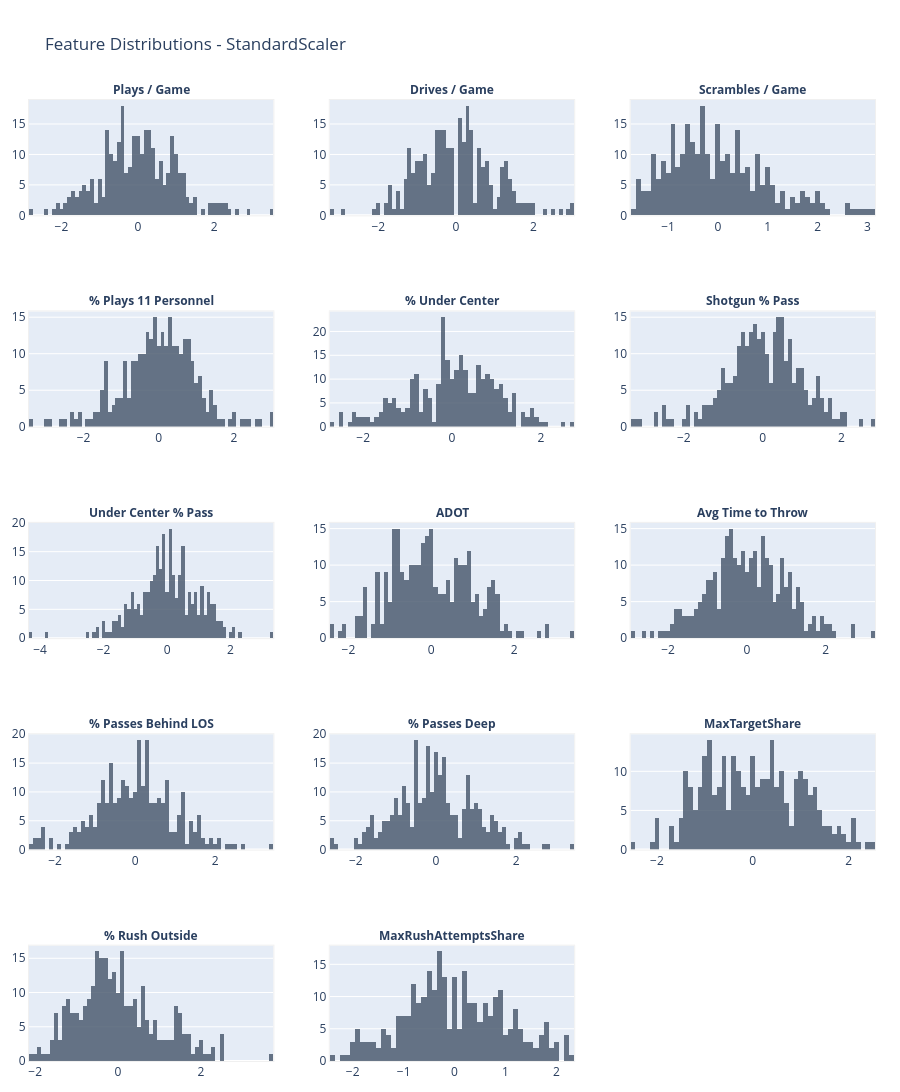
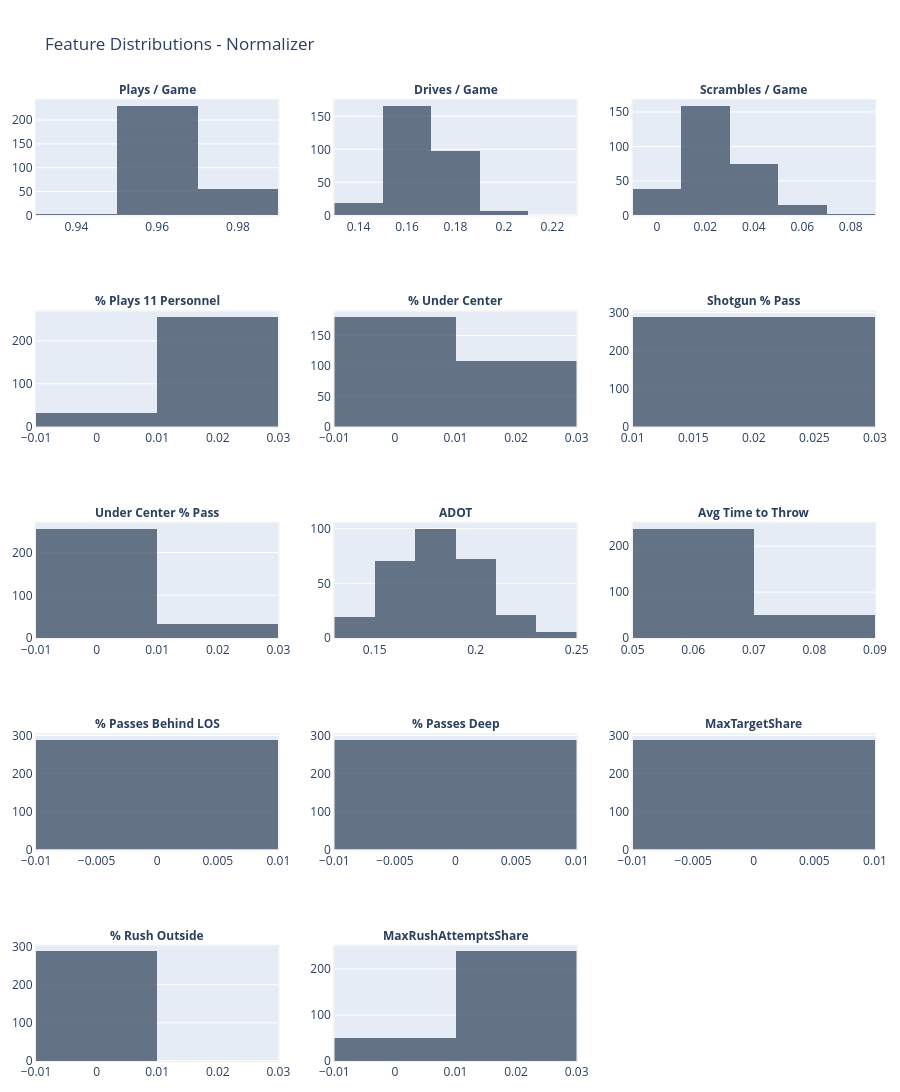

Here is the notebook cell these charts were saved with, in order:
### Code cell
''' Distributions After Processing '''

# StandardScaler
fig = feature_distributions(scaled_data_df, FEATURES_FINAL)
fig.update_layout(title_text='Feature Distributions - StandardScaler')
fig.show()

# Normalizer
fig = feature_distributions(normalized_data_df, FEATURES_FINAL)
fig.update_layout(title_text='Feature Distributions - Normalizer')
fig.show()

### Figure 1 — Plotly figure (JSON) as saved in the notebook; plotly's stock layout.template omitted (floating-point values rounded to 4 significant figures; data arrays with more than 128 entries replaced by an {"elided": "..."} marker saying what was removed)
{"data": [{"bingroup": "x", "hovertemplate": "x=%{x}<br>count=%{y}<extra></extra>", "legendgroup": "", "marker": {"color": "#44546a", "opacity": 0.8, "pattern": {"shape": ""}}, "name": "", "orientation": "v", "showlegend": false, "type": "histogram", "x": {"elided": "288 float values"}, "xaxis": "x", "yaxis": "y"}, {"bingroup": "x", "hovertemplate": "x=%{x}<br>count=%{y}<extra></extra>", "legendgroup": "", "marker": {"color": "#44546a", "opacity": 0.8, "pattern": {"shape": ""}}, "name": "", "orientation": "v", "showlegend": false, "type": "histogram", "x": {"elided": "288 float values"}, "xaxis": "x2", "yaxis": "y2"}, {"bingroup": "x", "hovertemplate": "x=%{x}<br>count=%{y}<extra></extra>", "legendgroup": "", "marker": {"color": "#44546a", "opacity": 0.8, "pattern": {"shape": ""}}, "name": "", "orientation": "v", "showlegend": false, "type": "histogram", "x": {"elided": "288 float values"}, "xaxis": "x3", "yaxis": "y3"}, {"bingroup": "x", "hovertemplate": "x=%{x}<br>count=%{y}<extra></extra>", "legendgroup": "", "marker": {"color": "#44546a", "opacity": 0.8, "pattern": {"shape": ""}}, "name": "", "orientation": "v", "showlegend": false, "type": "histogram", "x": {"elided": "288 float values"}, "xaxis": "x4", "yaxis": "y4"}, {"bingroup": "x", "hovertemplate": "x=%{x}<br>count=%{y}<extra></extra>", "legendgroup": "", "marker": {"color": "#44546a", "opacity": 0.8, "pattern": {"shape": ""}}, "name": "", "orientation": "v", "showlegend": false, "type": "histogram", "x": {"elided": "288 float values"}, "xaxis": "x5", "yaxis": "y5"}, {"bingroup": "x", "hovertemplate": "x=%{x}<br>count=%{y}<extra></extra>", "legendgroup": "", "marker": {"color": "#44546a", "opacity": 0.8, "pattern": {"shape": ""}}, "name": "", "orientation": "v", "showlegend": false, "type": "histogram", "x": {"elided": "288 float values"}, "xaxis": "x6", "yaxis": "y6"}, {"bingroup": "x", "hovertemplate": "x=%{x}<br>count=%{y}<extra></extra>", "legendgroup": "", "marker": {"color": "#44546a", "opacity": 0.8, "pattern": {"shape": ""}}, "name": "", "orientation": "v", "showlegend": false, "type": "histogram", "x": {"elided": "288 float values"}, "xaxis": "x7", "yaxis": "y7"}, {"bingroup": "x", "hovertemplate": "x=%{x}<br>count=%{y}<extra></extra>", "legendgroup": "", "marker": {"color": "#44546a", "opacity": 0.8, "pattern": {"shape": ""}}, "name": "", "orientation": "v", "showlegend": false, "type": "histogram", "x": {"elided": "288 float values"}, "xaxis": "x8", "yaxis": "y8"}, {"bingroup": "x", "hovertemplate": "x=%{x}<br>count=%{y}<extra></extra>", "legendgroup": "", "marker": {"color": "#44546a", "opacity": 0.8, "pattern": {"shape": ""}}, "name": "", "orientation": "v", "showlegend": false, "type": "histogram", "x": {"elided": "288 float values"}, "xaxis": "x9", "yaxis": "y9"}, {"bingroup": "x", "hovertemplate": "x=%{x}<br>count=%{y}<extra></extra>", "legendgroup": "", "marker": {"color": "#44546a", "opacity": 0.8, "pattern": {"shape": ""}}, "name": "", "orientation": "v", "showlegend": false, "type": "histogram", "x": {"elided": "288 float values"}, "xaxis": "x10", "yaxis": "y10"}, {"bingroup": "x", "hovertemplate": "x=%{x}<br>count=%{y}<extra></extra>", "legendgroup": "", "marker": {"color": "#44546a", "opacity": 0.8, "pattern": {"shape": ""}}, "name": "", "orientation": "v", "showlegend": false, "type": "histogram", "x": {"elided": "288 float values"}, "xaxis": "x11", "yaxis": "y11"}, {"bingroup": "x", "hovertemplate": "x=%{x}<br>count=%{y}<extra></extra>", "legendgroup": "", "marker": {"color": "#44546a", "opacity": 0.8, "pattern": {"shape": ""}}, "name": "", "orientation": "v", "showlegend": false, "type": "histogram", "x": {"elided": "288 float values"}, "xaxis": "x12", "yaxis": "y12"}, {"bingroup": "x", "hovertemplate": "x=%{x}<br>count=%{y}<extra></extra>", "legendgroup": "", "marker": {"color": "#44546a", "opacity": 0.8, "pattern": {"shape": ""}}, "name": "", "orientation": "v", "showlegend": false, "type": "histogram", "x": {"elided": "288 float values"}, "xaxis": "x13", "yaxis": "y13"}, {"bingroup": "x", "hovertemplate": "x=%{x}<br>count=%{y}<extra></extra>", "legendgroup": "", "marker": {"color": "#44546a", "opacity": 0.8, "pattern": {"shape": ""}}, "name": "", "orientation": "v", "showlegend": false, "type": "histogram", "x": {"elided": "288 float values"}, "xaxis": "x14", "yaxis": "y14"}], "layout": {"annotations": [{"font": {"size": 12, "weight": "bold"}, "showarrow": false, "text": "Plays / Game", "x": 0.1444, "xanchor": "center", "xref": "paper", "y": 1, "yanchor": "bottom", "yref": "paper"}, {"font": {"size": 12, "weight": "bold"}, "showarrow": false, "text": "Drives / Game", "x": 0.5, "xanchor": "center", "xref": "paper", "y": 1, "yanchor": "bottom", "yref": "paper"}, {"font": {"size": 12, "weight": "bold"}, "showarrow": false, "text": "Scrambles / Game", "x": 0.8556, "xanchor": "center", "xref": "paper", "y": 1, "yanchor": "bottom", "yref": "paper"}, {"font": {"size": 12, "weight": "bold"}, "showarrow": false, "text": "% Plays 11 Personnel", "x": 0.1444, "xanchor": "center", "xref": "paper", "y": 0.78, "yanchor": "bottom", "yref": "paper"}, {"font": {"size": 12, "weight": "bold"}, "showarrow": false, "text": "% Under Center", "x": 0.5, "xanchor": "center", "xref": "paper", "y": 0.78, "yanchor": "bottom", "yref": "paper"}, {"font": {"size": 12, "weight": "bold"}, "showarrow": false, "text": "Shotgun % Pass", "x": 0.8556, "xanchor": "center", "xref": "paper", "y": 0.78, "yanchor": "bottom", "yref": "paper"}, {"font": {"size": 12, "weight": "bold"}, "showarrow": false, "text": "Under Center % Pass", "x": 0.1444, "xanchor": "center", "xref": "paper", "y": 0.56, "yanchor": "bottom", "yref": "paper"}, {"font": {"size": 12, "weight": "bold"}, "showarrow": false, "text": "ADOT", "x": 0.5, "xanchor": "center", "xref": "paper", "y": 0.56, "yanchor": "bottom", "yref": "paper"}, {"font": {"size": 12, "weight": "bold"}, "showarrow": false, "text": "Avg Time to Throw", "x": 0.8556, "xanchor": "center", "xref": "paper", "y": 0.56, "yanchor": "bottom", "yref": "paper"}, {"font": {"size": 12, "weight": "bold"}, "showarrow": false, "text": "% Passes Behind LOS", "x": 0.1444, "xanchor": "center", "xref": "paper", "y": 0.34, "yanchor": "bottom", "yref": "paper"}, {"font": {"size": 12, "weight": "bold"}, "showarrow": false, "text": "% Passes Deep", "x": 0.5, "xanchor": "center", "xref": "paper", "y": 0.34, "yanchor": "bottom", "yref": "paper"}, {"font": {"size": 12, "weight": "bold"}, "showarrow": false, "text": "MaxTargetShare", "x": 0.8556, "xanchor": "center", "xref": "paper", "y": 0.34, "yanchor": "bottom", "yref": "paper"}, {"font": {"size": 12, "weight": "bold"}, "showarrow": false, "text": "% Rush Outside", "x": 0.1444, "xanchor": "center", "xref": "paper", "y": 0.12, "yanchor": "bottom", "yref": "paper"}, {"font": {"size": 12, "weight": "bold"}, "showarrow": false, "text": "MaxRushAttemptsShare", "x": 0.5, "xanchor": "center", "xref": "paper", "y": 0.12, "yanchor": "bottom", "yref": "paper"}], "height": 1200, "margin": {"b": 25, "l": 25, "r": 25, "t": 100}, "title": {"text": "Feature Distributions - StandardScaler"}, "width": 900, "xaxis": {"anchor": "y", "domain": [0, 0.2889], "linecolor": "#f0f0f0", "mirror": true}, "xaxis10": {"anchor": "y10", "domain": [0, 0.2889], "linecolor": "#f0f0f0", "mirror": true}, "xaxis11": {"anchor": "y11", "domain": [0.3556, 0.6444], "linecolor": "#f0f0f0", "mirror": true}, "xaxis12": {"anchor": "y12", "domain": [0.7111, 1], "linecolor": "#f0f0f0", "mirror": true}, "xaxis13": {"anchor": "y13", "domain": [0, 0.2889], "linecolor": "#f0f0f0", "mirror": true}, "xaxis14": {"anchor": "y14", "domain": [0.3556, 0.6444], "linecolor": "#f0f0f0", "mirror": true}, "xaxis15": {"anchor": "y15", "domain": [0.7111, 1], "linecolor": "#f0f0f0", "mirror": true}, "xaxis2": {"anchor": "y2", "domain": [0.3556, 0.6444], "linecolor": "#f0f0f0", "mirror": true}, "xaxis3": {"anchor": "y3", "domain": [0.7111, 1], "linecolor": "#f0f0f0", "mirror": true}, "xaxis4": {"anchor": "y4", "domain": [0, 0.2889], "linecolor": "#f0f0f0", "mirror": true}, "xaxis5": {"anchor": "y5", "domain": [0.3556, 0.6444], "linecolor": "#f0f0f0", "mirror": true}, "xaxis6": {"anchor": "y6", "domain": [0.7111, 1], "linecolor": "#f0f0f0", "mirror": true}, "xaxis7": {"anchor": "y7", "domain": [0, 0.2889], "linecolor": "#f0f0f0", "mirror": true}, "xaxis8": {"anchor": "y8", "domain": [0.3556, 0.6444], "linecolor": "#f0f0f0", "mirror": true}, "xaxis9": {"anchor": "y9", "domain": [0.7111, 1], "linecolor": "#f0f0f0", "mirror": true}, "yaxis": {"anchor": "x", "domain": [0.88, 1], "linecolor": "#f0f0f0", "mirror": true}, "yaxis10": {"anchor": "x10", "domain": [0.22, 0.34], "linecolor": "#f0f0f0", "mirror": true}, "yaxis11": {"anchor": "x11", "domain": [0.22, 0.34], "linecolor": "#f0f0f0", "mirror": true}, "yaxis12": {"anchor": "x12", "domain": [0.22, 0.34], "linecolor": "#f0f0f0", "mirror": true}, "yaxis13": {"anchor": "x13", "domain": [0, 0.12], "linecolor": "#f0f0f0", "mirror": true}, "yaxis14": {"anchor": "x14", "domain": [0, 0.12], "linecolor": "#f0f0f0", "mirror": true}, "yaxis15": {"anchor": "x15", "domain": [0, 0.12], "linecolor": "#f0f0f0", "mirror": true}, "yaxis2": {"anchor": "x2", "domain": [0.88, 1], "linecolor": "#f0f0f0", "mirror": true}, "yaxis3": {"anchor": "x3", "domain": [0.88, 1], "linecolor": "#f0f0f0", "mirror": true}, "yaxis4": {"anchor": "x4", "domain": [0.66, 0.78], "linecolor": "#f0f0f0", "mirror": true}, "yaxis5": {"anchor": "x5", "domain": [0.66, 0.78], "linecolor": "#f0f0f0", "mirror": true}, "yaxis6": {"anchor": "x6", "domain": [0.66, 0.78], "linecolor": "#f0f0f0", "mirror": true}, "yaxis7": {"anchor": "x7", "domain": [0.44, 0.56], "linecolor": "#f0f0f0", "mirror": true}, "yaxis8": {"anchor": "x8", "domain": [0.44, 0.56], "linecolor": "#f0f0f0", "mirror": true}, "yaxis9": {"anchor": "x9", "domain": [0.44, 0.56], "linecolor": "#f0f0f0", "mirror": true}}}

### Figure 2 — Plotly figure (JSON) as saved in the notebook; plotly's stock layout.template omitted (floating-point values rounded to 4 significant figures; data arrays with more than 128 entries replaced by an {"elided": "..."} marker saying what was removed)
{"data": [{"bingroup": "x", "hovertemplate": "x=%{x}<br>count=%{y}<extra></extra>", "legendgroup": "", "marker": {"color": "#44546a", "opacity": 0.8, "pattern": {"shape": ""}}, "name": "", "orientation": "v", "showlegend": false, "type": "histogram", "x": {"elided": "288 float values"}, "xaxis": "x", "yaxis": "y"}, {"bingroup": "x", "hovertemplate": "x=%{x}<br>count=%{y}<extra></extra>", "legendgroup": "", "marker": {"color": "#44546a", "opacity": 0.8, "pattern": {"shape": ""}}, "name": "", "orientation": "v", "showlegend": false, "type": "histogram", "x": {"elided": "288 float values"}, "xaxis": "x2", "yaxis": "y2"}, {"bingroup": "x", "hovertemplate": "x=%{x}<br>count=%{y}<extra></extra>", "legendgroup": "", "marker": {"color": "#44546a", "opacity": 0.8, "pattern": {"shape": ""}}, "name": "", "orientation": "v", "showlegend": false, "type": "histogram", "x": {"elided": "288 float values"}, "xaxis": "x3", "yaxis": "y3"}, {"bingroup": "x", "hovertemplate": "x=%{x}<br>count=%{y}<extra></extra>", "legendgroup": "", "marker": {"color": "#44546a", "opacity": 0.8, "pattern": {"shape": ""}}, "name": "", "orientation": "v", "showlegend": false, "type": "histogram", "x": {"elided": "288 float values"}, "xaxis": "x4", "yaxis": "y4"}, {"bingroup": "x", "hovertemplate": "x=%{x}<br>count=%{y}<extra></extra>", "legendgroup": "", "marker": {"color": "#44546a", "opacity": 0.8, "pattern": {"shape": ""}}, "name": "", "orientation": "v", "showlegend": false, "type": "histogram", "x": {"elided": "288 float values"}, "xaxis": "x5", "yaxis": "y5"}, {"bingroup": "x", "hovertemplate": "x=%{x}<br>count=%{y}<extra></extra>", "legendgroup": "", "marker": {"color": "#44546a", "opacity": 0.8, "pattern": {"shape": ""}}, "name": "", "orientation": "v", "showlegend": false, "type": "histogram", "x": {"elided": "288 float values"}, "xaxis": "x6", "yaxis": "y6"}, {"bingroup": "x", "hovertemplate": "x=%{x}<br>count=%{y}<extra></extra>", "legendgroup": "", "marker": {"color": "#44546a", "opacity": 0.8, "pattern": {"shape": ""}}, "name": "", "orientation": "v", "showlegend": false, "type": "histogram", "x": {"elided": "288 float values"}, "xaxis": "x7", "yaxis": "y7"}, {"bingroup": "x", "hovertemplate": "x=%{x}<br>count=%{y}<extra></extra>", "legendgroup": "", "marker": {"color": "#44546a", "opacity": 0.8, "pattern": {"shape": ""}}, "name": "", "orientation": "v", "showlegend": false, "type": "histogram", "x": {"elided": "288 float values"}, "xaxis": "x8", "yaxis": "y8"}, {"bingroup": "x", "hovertemplate": "x=%{x}<br>count=%{y}<extra></extra>", "legendgroup": "", "marker": {"color": "#44546a", "opacity": 0.8, "pattern": {"shape": ""}}, "name": "", "orientation": "v", "showlegend": false, "type": "histogram", "x": {"elided": "288 float values"}, "xaxis": "x9", "yaxis": "y9"}, {"bingroup": "x", "hovertemplate": "x=%{x}<br>count=%{y}<extra></extra>", "legendgroup": "", "marker": {"color": "#44546a", "opacity": 0.8, "pattern": {"shape": ""}}, "name": "", "orientation": "v", "showlegend": false, "type": "histogram", "x": {"elided": "288 float values"}, "xaxis": "x10", "yaxis": "y10"}, {"bingroup": "x", "hovertemplate": "x=%{x}<br>count=%{y}<extra></extra>", "legendgroup": "", "marker": {"color": "#44546a", "opacity": 0.8, "pattern": {"shape": ""}}, "name": "", "orientation": "v", "showlegend": false, "type": "histogram", "x": {"elided": "288 float values"}, "xaxis": "x11", "yaxis": "y11"}, {"bingroup": "x", "hovertemplate": "x=%{x}<br>count=%{y}<extra></extra>", "legendgroup": "", "marker": {"color": "#44546a", "opacity": 0.8, "pattern": {"shape": ""}}, "name": "", "orientation": "v", "showlegend": false, "type": "histogram", "x": {"elided": "288 float values"}, "xaxis": "x12", "yaxis": "y12"}, {"bingroup": "x", "hovertemplate": "x=%{x}<br>count=%{y}<extra></extra>", "legendgroup": "", "marker": {"color": "#44546a", "opacity": 0.8, "pattern": {"shape": ""}}, "name": "", "orientation": "v", "showlegend": false, "type": "histogram", "x": {"elided": "288 float values"}, "xaxis": "x13", "yaxis": "y13"}, {"bingroup": "x", "hovertemplate": "x=%{x}<br>count=%{y}<extra></extra>", "legendgroup": "", "marker": {"color": "#44546a", "opacity": 0.8, "pattern": {"shape": ""}}, "name": "", "orientation": "v", "showlegend": false, "type": "histogram", "x": {"elided": "288 float values"}, "xaxis": "x14", "yaxis": "y14"}], "layout": {"annotations": [{"font": {"size": 12, "weight": "bold"}, "showarrow": false, "text": "Plays / Game", "x": 0.1444, "xanchor": "center", "xref": "paper", "y": 1, "yanchor": "bottom", "yref": "paper"}, {"font": {"size": 12, "weight": "bold"}, "showarrow": false, "text": "Drives / Game", "x": 0.5, "xanchor": "center", "xref": "paper", "y": 1, "yanchor": "bottom", "yref": "paper"}, {"font": {"size": 12, "weight": "bold"}, "showarrow": false, "text": "Scrambles / Game", "x": 0.8556, "xanchor": "center", "xref": "paper", "y": 1, "yanchor": "bottom", "yref": "paper"}, {"font": {"size": 12, "weight": "bold"}, "showarrow": false, "text": "% Plays 11 Personnel", "x": 0.1444, "xanchor": "center", "xref": "paper", "y": 0.78, "yanchor": "bottom", "yref": "paper"}, {"font": {"size": 12, "weight": "bold"}, "showarrow": false, "text": "% Under Center", "x": 0.5, "xanchor": "center", "xref": "paper", "y": 0.78, "yanchor": "bottom", "yref": "paper"}, {"font": {"size": 12, "weight": "bold"}, "showarrow": false, "text": "Shotgun % Pass", "x": 0.8556, "xanchor": "center", "xref": "paper", "y": 0.78, "yanchor": "bottom", "yref": "paper"}, {"font": {"size": 12, "weight": "bold"}, "showarrow": false, "text": "Under Center % Pass", "x": 0.1444, "xanchor": "center", "xref": "paper", "y": 0.56, "yanchor": "bottom", "yref": "paper"}, {"font": {"size": 12, "weight": "bold"}, "showarrow": false, "text": "ADOT", "x": 0.5, "xanchor": "center", "xref": "paper", "y": 0.56, "yanchor": "bottom", "yref": "paper"}, {"font": {"size": 12, "weight": "bold"}, "showarrow": false, "text": "Avg Time to Throw", "x": 0.8556, "xanchor": "center", "xref": "paper", "y": 0.56, "yanchor": "bottom", "yref": "paper"}, {"font": {"size": 12, "weight": "bold"}, "showarrow": false, "text": "% Passes Behind LOS", "x": 0.1444, "xanchor": "center", "xref": "paper", "y": 0.34, "yanchor": "bottom", "yref": "paper"}, {"font": {"size": 12, "weight": "bold"}, "showarrow": false, "text": "% Passes Deep", "x": 0.5, "xanchor": "center", "xref": "paper", "y": 0.34, "yanchor": "bottom", "yref": "paper"}, {"font": {"size": 12, "weight": "bold"}, "showarrow": false, "text": "MaxTargetShare", "x": 0.8556, "xanchor": "center", "xref": "paper", "y": 0.34, "yanchor": "bottom", "yref": "paper"}, {"font": {"size": 12, "weight": "bold"}, "showarrow": false, "text": "% Rush Outside", "x": 0.1444, "xanchor": "center", "xref": "paper", "y": 0.12, "yanchor": "bottom", "yref": "paper"}, {"font": {"size": 12, "weight": "bold"}, "showarrow": false, "text": "MaxRushAttemptsShare", "x": 0.5, "xanchor": "center", "xref": "paper", "y": 0.12, "yanchor": "bottom", "yref": "paper"}], "height": 1200, "margin": {"b": 25, "l": 25, "r": 25, "t": 100}, "title": {"text": "Feature Distributions - Normalizer"}, "width": 900, "xaxis": {"anchor": "y", "domain": [0, 0.2889], "linecolor": "#f0f0f0", "mirror": true}, "xaxis10": {"anchor": "y10", "domain": [0, 0.2889], "linecolor": "#f0f0f0", "mirror": true}, "xaxis11": {"anchor": "y11", "domain": [0.3556, 0.6444], "linecolor": "#f0f0f0", "mirror": true}, "xaxis12": {"anchor": "y12", "domain": [0.7111, 1], "linecolor": "#f0f0f0", "mirror": true}, "xaxis13": {"anchor": "y13", "domain": [0, 0.2889], "linecolor": "#f0f0f0", "mirror": true}, "xaxis14": {"anchor": "y14", "domain": [0.3556, 0.6444], "linecolor": "#f0f0f0", "mirror": true}, "xaxis15": {"anchor": "y15", "domain": [0.7111, 1], "linecolor": "#f0f0f0", "mirror": true}, "xaxis2": {"anchor": "y2", "domain": [0.3556, 0.6444], "linecolor": "#f0f0f0", "mirror": true}, "xaxis3": {"anchor": "y3", "domain": [0.7111, 1], "linecolor": "#f0f0f0", "mirror": true}, "xaxis4": {"anchor": "y4", "domain": [0, 0.2889], "linecolor": "#f0f0f0", "mirror": true}, "xaxis5": {"anchor": "y5", "domain": [0.3556, 0.6444], "linecolor": "#f0f0f0", "mirror": true}, "xaxis6": {"anchor": "y6", "domain": [0.7111, 1], "linecolor": "#f0f0f0", "mirror": true}, "xaxis7": {"anchor": "y7", "domain": [0, 0.2889], "linecolor": "#f0f0f0", "mirror": true}, "xaxis8": {"anchor": "y8", "domain": [0.3556, 0.6444], "linecolor": "#f0f0f0", "mirror": true}, "xaxis9": {"anchor": "y9", "domain": [0.7111, 1], "linecolor": "#f0f0f0", "mirror": true}, "yaxis": {"anchor": "x", "domain": [0.88, 1], "linecolor": "#f0f0f0", "mirror": true}, "yaxis10": {"anchor": "x10", "domain": [0.22, 0.34], "linecolor": "#f0f0f0", "mirror": true}, "yaxis11": {"anchor": "x11", "domain": [0.22, 0.34], "linecolor": "#f0f0f0", "mirror": true}, "yaxis12": {"anchor": "x12", "domain": [0.22, 0.34], "linecolor": "#f0f0f0", "mirror": true}, "yaxis13": {"anchor": "x13", "domain": [0, 0.12], "linecolor": "#f0f0f0", "mirror": true}, "yaxis14": {"anchor": "x14", "domain": [0, 0.12], "linecolor": "#f0f0f0", "mirror": true}, "yaxis15": {"anchor": "x15", "domain": [0, 0.12], "linecolor": "#f0f0f0", "mirror": true}, "yaxis2": {"anchor": "x2", "domain": [0.88, 1], "linecolor": "#f0f0f0", "mirror": true}, "yaxis3": {"anchor": "x3", "domain": [0.88, 1], "linecolor": "#f0f0f0", "mirror": true}, "yaxis4": {"anchor": "x4", "domain": [0.66, 0.78], "linecolor": "#f0f0f0", "mirror": true}, "yaxis5": {"anchor": "x5", "domain": [0.66, 0.78], "linecolor": "#f0f0f0", "mirror": true}, "yaxis6": {"anchor": "x6", "domain": [0.66, 0.78], "linecolor": "#f0f0f0", "mirror": true}, "yaxis7": {"anchor": "x7", "domain": [0.44, 0.56], "linecolor": "#f0f0f0", "mirror": true}, "yaxis8": {"anchor": "x8", "domain": [0.44, 0.56], "linecolor": "#f0f0f0", "mirror": true}, "yaxis9": {"anchor": "x9", "domain": [0.44, 0.56], "linecolor": "#f0f0f0", "mirror": true}}}
